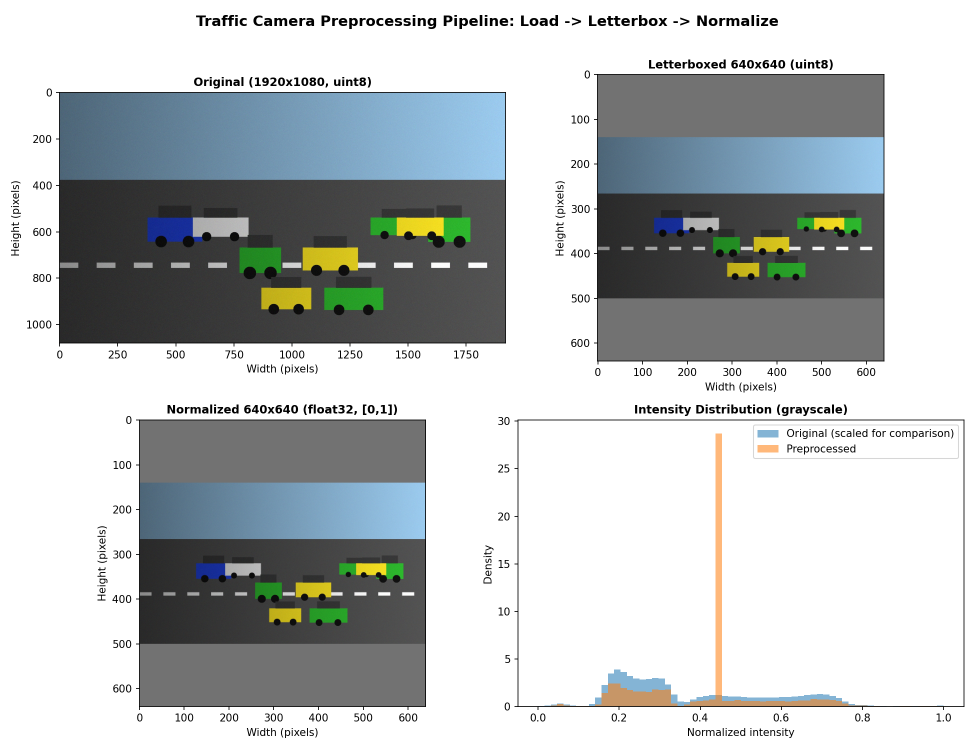
#> input picture Computer Vision Prototyping &amp; Object Detection Pipeline/preprocessing/task1_output.png, 1950 x 1500 px (shown at 1/2 size)
$ python task1_preprocessing.py --image task1_output.png
#> lines starting #> are read from the running program, lines starting #| are printed output that depends on the picture
"""
Lab 03 - Task 1: Automated Preprocessing Pipeline for Traffic Camera Surveillance

Pipeline:  load (cv2.imread) -> letterbox resize to 640x640 -> normalise to [0, 1]
           -> side-by-side matplotlib display + tensor statistics.

Usage:
    python task1_preprocessing.py --image path/to/traffic.jpg
    python task1_preprocessing.py            # no image given: uses a synthetic
                                             # 1920x1080 traffic scene for demo
"""
import argparse
import os

import cv2
import matplotlib

matplotlib.use("Agg")  # works headless; remove this line to open a window
import matplotlib.pyplot as plt
import numpy as np

TARGET_SIZE = 640          # model input: 640 x 640
PAD_COLOR = (114, 114, 114)  # standard YOLO grey padding


# --------------------------------------------------------------------------- #
# Step 0 (demo only): synthetic traffic scene so the script runs without data
# --------------------------------------------------------------------------- #
def make_synthetic_traffic_scene(path, width=1920, height=1080, seed=7):
    rng = np.random.default_rng(seed)
    img = np.zeros((height, width, 3), np.uint8)
    img[:] = (200, 170, 130)                                   # sky (BGR)
    cv2.rectangle(img, (0, int(height * 0.35)), (width, height), (70, 70, 70), -1)  # road
    for x in range(0, width, 160):                             # lane markings
        cv2.rectangle(img, (x, int(height * 0.68)), (x + 80, int(height * 0.70)),
                      (230, 230, 230), -1)
    palette = [(30, 30, 200), (200, 60, 30), (40, 160, 40), (220, 220, 220), (30, 200, 220)]
    for _ in range(9):                                         # cars
        w, h = int(rng.integers(150, 260)), int(rng.integers(70, 110))
        x = int(rng.integers(0, width - w))
        y = int(rng.choice([height * 0.5, height * 0.62, height * 0.78]))
        cv2.rectangle(img, (x, y), (x + w, y + h), palette[int(rng.integers(len(palette)))], -1)
        cv2.rectangle(img, (x + w // 5, y - h // 2), (x + 4 * w // 5, y), (50, 50, 50), -1)
        for cx in (x + w // 4, x + 3 * w // 4):
            cv2.circle(img, (cx, y + h), h // 4, (15, 15, 15), -1)
    # simulate uneven exposure + sensor noise (the problem the pipeline addresses)
    gradient = np.linspace(0.6, 1.2, width, dtype=np.float32)[None, :, None]
    img = np.clip(img.astype(np.float32) * gradient, 0, 255)
    img = np.clip(img + rng.normal(0, 6, img.shape), 0, 255).astype(np.uint8)
    cv2.imwrite(path, img)
    return path


# --------------------------------------------------------------------------- #
# Step 1: load
# --------------------------------------------------------------------------- #
def load_image(path):
    img = cv2.imread(path, cv2.IMREAD_COLOR)  # BGR, uint8
    if img is None:
        raise FileNotFoundError(f"cv2.imread could not read: {path}")
    return img


# --------------------------------------------------------------------------- #
# Step 2: aspect-ratio-preserving resize (letterbox)
# --------------------------------------------------------------------------- #
def letterbox(img, size=TARGET_SIZE, color=PAD_COLOR):
    """Resize so the longer side == size, then pad to a size x size square.

    Returns (image, scale, (pad_x, pad_y)); scale/pad let you map detections
    made on the 640x640 image back onto the original frame.
    """
    h, w = img.shape[:2]
    scale = min(size / h, size / w)
    new_w, new_h = int(round(w * scale)), int(round(h * scale))
    # INTER_AREA is best for shrinking; INTER_LINEAR/CUBIC for enlarging
    interp = cv2.INTER_AREA if scale < 1 else cv2.INTER_LINEAR
    resized = cv2.resize(img, (new_w, new_h), interpolation=interp)

    pad_x, pad_y = size - new_w, size - new_h
    top, bottom = pad_y // 2, pad_y - pad_y // 2
    left, right = pad_x // 2, pad_x - pad_x // 2
    out = cv2.copyMakeBorder(resized, top, bottom, left, right,
                             cv2.BORDER_CONSTANT, value=color)
    return out, scale, (left, top)


# --------------------------------------------------------------------------- #
# Step 3: normalise [0,255] -> [0.0,1.0]
# --------------------------------------------------------------------------- #
def normalize(img_uint8):
    return img_uint8.astype(np.float32) / 255.0


# --------------------------------------------------------------------------- #
# Statistics
# --------------------------------------------------------------------------- #
def tensor_stats(name, arr):
    return (f"{name:<28} shape={str(arr.shape):<16} dtype={str(arr.dtype):<8} "
            f"min={arr.min():<8.4f} max={arr.max():<8.4f} "
            f"mean={arr.mean():<8.4f} std={arr.std():.4f}")


# --------------------------------------------------------------------------- #
# Step 4: visualisation
# --------------------------------------------------------------------------- #
def visualize(original_bgr, letterboxed_bgr, normalized_bgr, out_path):
    to_rgb = lambda a: cv2.cvtColor(a, cv2.COLOR_BGR2RGB)  # matplotlib expects RGB
    fig, axes = plt.subplots(2, 2, figsize=(13, 10))

    panels = [
        (axes[0, 0], to_rgb(original_bgr),
         f"Original ({original_bgr.shape[1]}x{original_bgr.shape[0]}, uint8)"),
        (axes[0, 1], to_rgb(letterboxed_bgr),
         f"Letterboxed {TARGET_SIZE}x{TARGET_SIZE} (uint8)"),
        (axes[1, 0], to_rgb(normalized_bgr),
         f"Normalized {TARGET_SIZE}x{TARGET_SIZE} (float32, [0,1])"),
    ]
    for ax, im, title in panels:
        ax.imshow(im)
        ax.set_title(title, fontsize=11, fontweight="bold")
        ax.set_xlabel("Width (pixels)")
        ax.set_ylabel("Height (pixels)")

    # histogram: shows value range moving from 0-255 to 0-1
    ax = axes[1, 1]
    gray_o = cv2.cvtColor(original_bgr, cv2.COLOR_BGR2GRAY).ravel() / 255.0
    gray_n = cv2.cvtColor(normalized_bgr, cv2.COLOR_BGR2GRAY).ravel()
    ax.hist(gray_o, bins=64, range=(0, 1), alpha=0.55, label="Original (scaled for comparison)", density=True)
    ax.hist(gray_n, bins=64, range=(0, 1), alpha=0.55, label="Preprocessed", density=True)
    ax.set_title("Intensity Distribution (grayscale)", fontsize=11, fontweight="bold")
    ax.set_xlabel("Normalized intensity")
    ax.set_ylabel("Density")
    ax.legend()

    fig.suptitle("Traffic Camera Preprocessing Pipeline: Load -> Letterbox -> Normalize",
                 fontsize=14, fontweight="bold")
    fig.tight_layout(rect=[0, 0, 1, 0.97])
    fig.savefig(out_path, dpi=150)
    print(f"Figure saved to: {out_path}")
    return fig


# --------------------------------------------------------------------------- #
def main():
    ap = argparse.ArgumentParser()
    ap.add_argument("--image", default=None, help="path to traffic scene image")
    ap.add_argument("--out", default="task1_output.png")
    args = ap.parse_args()

    image_path = args.image
    if image_path is None:
        image_path = make_synthetic_traffic_scene("synthetic_traffic.jpg")
        print("No --image given; generated synthetic scene:", image_path)

    original = load_image(image_path)
#> in load_image, img is the input picture: shape (1500, 1950, 3); mean B, G, R 193.2, 192.7, 188.5
    boxed, scale, (pad_x, pad_y) = letterbox(original)
#> in letterbox, `resized = cv2.resize(img, (new_w, new_h), interpolation=interp)`:
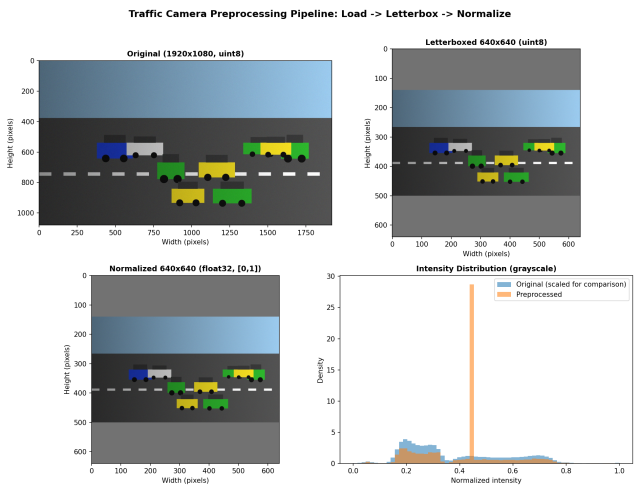
#> resized: shape (492, 640, 3); mean B, G, R 193.2, 192.7, 188.5
#> in letterbox, `out = cv2.copyMakeBorder(resized, top, bottom, left, right, cv2.BORDER..`:
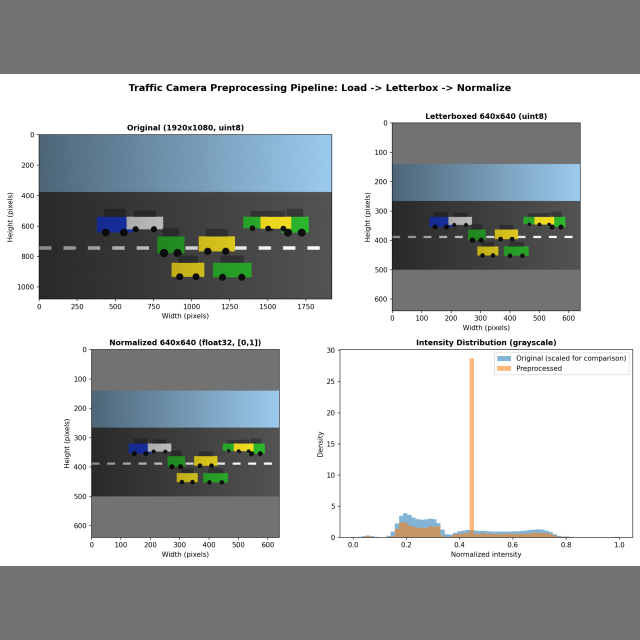
#> out: shape (640, 640, 3); mean B, G, R 174.9, 174.5, 171.3
#> scale = 0.328; pad_x = 0; pad_y = 74
    normed = normalize(boxed)

    print("\n=== Pixel Tensor Statistics ===")
    print(tensor_stats("Original", original))
#| Original                     shape=(1500, 1950, 3)  dtype=uint8    min=0.0000   max=255.0000 mean=191.4774 std=83.2038
    print(tensor_stats("Letterboxed (uint8)", boxed))
#| Letterboxed (uint8)          shape=(640, 640, 3)    dtype=uint8    min=0.0000   max=255.0000 mean=173.5609 std=78.1192
    print(tensor_stats("Normalized (float32)", normed))
#| Normalized (float32)         shape=(640, 640, 3)    dtype=float32  min=0.0000   max=1.0000   mean=0.6806   std=0.3063
    print(f"\nLetterbox scale = {scale:.4f}, padding (left, top) = ({pad_x}, {pad_y})")
#| Letterbox scale = 0.3282, padding (left, top) = (0, 74)
    print(f"Check: range within [0.0, 1.0]? {normed.min() >= 0.0 and normed.max() <= 1.0}")
#| Check: range within [0.0, 1.0]? True

    visualize(original, boxed, normed, args.out)
#> the loop in visualize, `for ax, im, title in panels:` made 3 passes
#> title on passes 1 to 3: 'Original (1950x1500, uint8)', 'Letterboxed 640x640 (uint8)', 'Normalized 640x640 (float32, [0,1])'
#> in visualize, `fig.savefig(out_path, dpi=150)`:
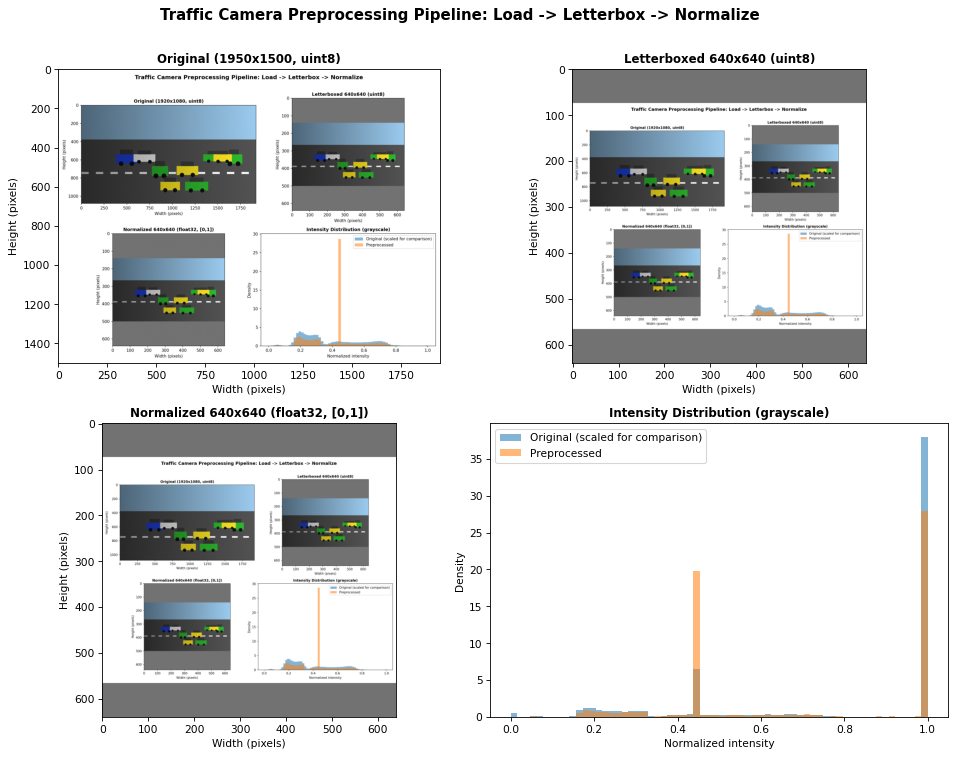
#> figure drawn by matplotlib, 4 panels; panel 4: tallest bar 37.89 high, from x = 0.984 to 1; panel 4: tallest bar 27.96 high, from x = 0.984 to 1
    if os.environ.get("DISPLAY"):
        matplotlib.use("TkAgg", force=True)
        plt.show()


if __name__ == "__main__":
    main()
